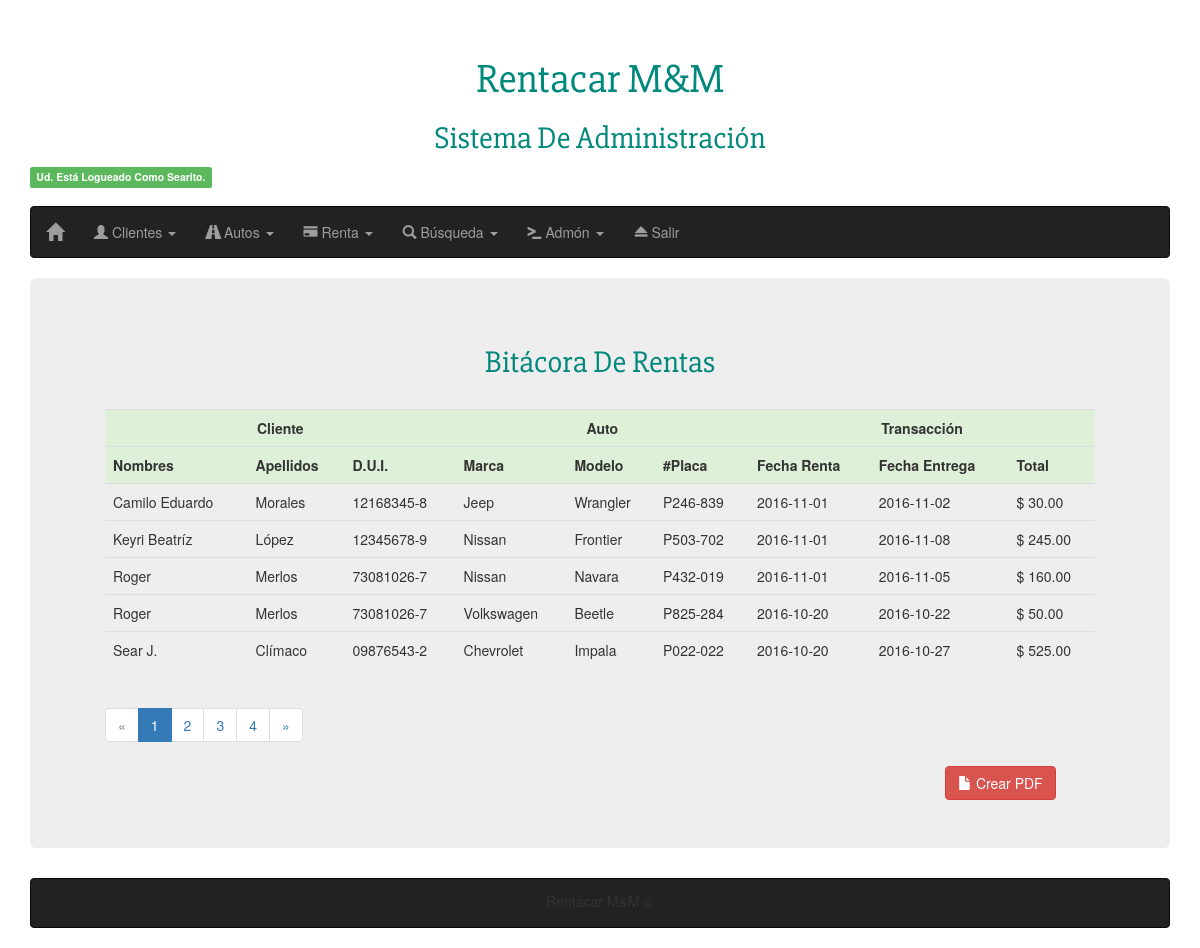
The page /bitacora.php (signed in) on the database its author committed.
### tables this page shows
CREATE TABLE `rentas` (
  `id` int(10) NOT NULL,
  `clientid` int(10) NOT NULL,
  `autoid` int(10) NOT NULL,
  `dateo` date NOT NULL,
  `datei` date NOT NULL,
  `datet` date NOT NULL,
  `total` decimal(5,2) NOT NULL
);

CREATE TABLE `clientes` (
  `id` int(10) NOT NULL,
  `nombres` varchar(40) NOT NULL,
  `apellidos` varchar(40) NOT NULL,
  `dui` varchar(10) NOT NULL,
  `licencia` varchar(17) NOT NULL,
  `direccion` varchar(75) NOT NULL,
  `tfijo` varchar(9) NOT NULL,
  `tcel` varchar(9) NOT NULL,
  `tcel2` varchar(9) NOT NULL,
  `email` varchar(40) NOT NULL
);

CREATE TABLE `autos` (
  `id` int(5) NOT NULL,
  `marca` varchar(25) NOT NULL,
  `modelo` varchar(25) NOT NULL,
  `year` varchar(4) NOT NULL,
  `placa` varchar(8) NOT NULL,
  `color` varchar(10) NOT NULL,
  `tipo` varchar(25) NOT NULL,
  `capacidad` int(2) NOT NULL,
  `disponible` int(1) NOT NULL,
  `usd` decimal(5,2) NOT NULL
);

### func/ez_sql_mysql.php (called while the page is built, shortened)
<?php
	$ezsql_mysql_str = array
	(
		1 => 'Require $dbuser and $dbpassword to connect to a database server',
		2 => 'Error establishing mySQL database connection. Correct user/password? Correct hostname? Database server running?',
		3 => 'Require $dbname to select a database',
		4 => 'mySQL database connection is not active',
		5 => 'Unexpected error while trying to select database'
	);
	class ezSQL_mysql extends ezSQLcore
	{
		function connect($dbuser='', $dbpassword='', $dbhost='localhost')
		{
			global $ezsql_mysql_str; $return_val = false;
			if ( ! $dbuser )
			{
				$this->register_error($ezsql_mysql_str[1].' in '.__FILE__.' on line '.__LINE__);
				$this->show_errors ? trigger_error($ezsql_mysql_str[1],E_USER_WARNING) : null;
			}
			else if ( ! $this->dbh = @mysql_connect($dbhost,$dbuser,$dbpassword,true,131074) )
			{
				$this->register_error($ezsql_mysql_str[2].' in '.__FILE__.' on line '.__LINE__);
				$this->show_errors ? trigger_error($ezsql_mysql_str[2],E_USER_WARNING) : null;
			}
			else
			{
				$return_val = true;
				$this->conn_queries = 0;
			}
			return $return_val;
		}
		function query($query)
		{
			$return_val = 0;
			$query = trim($query);
			$this->result = @mysql_query($query,$this->dbh);
			if ( preg_match("/^(insert|delete|update|replace|truncate|drop|create|alter|set|lock|unlock)\s+/i",$query) )
			{
				$is_insert = true;
				$this->rows_affected = @mysql_affected_rows($this->dbh);
				if ( preg_match("/^(insert|replace)\s+/i",$query) )
				{
					$this->insert_id = @mysql_insert_id($this->dbh);
				}
				$return_val = $this->rows_affected;
			}
			else
			{
				$is_insert = false;
				$i=0;
				$num_rows=0;
				while ( $row = @mysql_fetch_object($this->result) )
				{
					$num_rows++;
				}
				$this->num_rows = $num_rows;
				$return_val = $this->num_rows;
			}
			return $return_val;
		}
	}

### func/ez_sql_core.php (called while the page is built, shortened)
<?php
	class ezSQLcore
	{
		var $num_queries      = 0;
		var $conn_queries     = 0;
		var $timers           = array();
		function flush()
		{
			$this->last_result = null;
		}
		function get_results($query=null, $output = OBJECT)
		{
			if ( $query )
			{
				$this->query($query);
			}
			if ( $output == OBJECT )
			{
				return $this->last_result;
			}
		}
		function timer_get_cur()
		{
			list($usec, $sec) = explode(" ",microtime());
			return ((float)$usec + (float)$sec);
		}
		function timer_start($timer_name)
		{
			$this->timers[$timer_name] = $this->timer_get_cur();
		}
		function timer_elapsed($timer_name)
		{
			return round($this->timer_get_cur() - $this->timers[$timer_name],2);
		}
		function count ($all = true, $increase = false) {
			if ($increase) {
				$this->num_queries++;
				$this->conn_queries++;
			}
			return ($all) ? $this->num_queries : $this->conn_queries;
		}
	}

### bitacora.php (the view, shortened to what this page needs)
<?php
	include_once('header.php');
	include_once('barra.php');
	include_once('func/ez_sql_core.php');
	include_once('func/ez_sql_mysql.php');
	include_once('func/Zebra_Pagination.php');
	$connEzCore = new ezSQL_mysql('root', '', 'rentacar');
	$totalTransas = $connEzCore->get_var("SELECT count(*) FROM rentas");
	$mostrarxPag = 5;
	$paginacion = new Zebra_Pagination();
	$paginacion->records($totalTransas);
	$paginacion->records_per_page($mostrarxPag);
	$paginacion->padding(false);
	$transas = $connEzCore->get_results('SELECT
		                                  clientes.nombres AS "Nombres", clientes.apellidos AS "Apellidos", clientes.dui AS "dui",
		                                  autos.marca AS "Marca", autos.modelo AS "Modelo", autos.placa AS "Matricula",
		                                  rentas.dateo AS "FechaSale", rentas.datei AS "FechaEntra", rentas.total AS "DINERO"
	                                      FROM rentas
										  INNER JOIN clientes ON clientes.id = rentas.clientid
										  INNER JOIN autos ON autos.id = rentas.autoid
										  ORDER BY rentas.id DESC
	                                      LIMIT ' . (($paginacion->get_page() - 1) * $mostrarxPag) . ', ' . $mostrarxPag)
?>
<div class="jumbotron">
	<div class="container">
		<h2 class="subtitulo slavo verde centro">Bitácora De Rentas</h2>
		<div class="table-responsive"><br>
			<table class="table table-hover">
				<tr class="success">
					<th colspan="3" class="centro">Cliente</th>
					<th colspan="3" class="centro">Auto</th>
					<th colspan="3" class="centro">Transacción</th>
				</tr>
				<tr class="success">
					<th>Nombres</th>
					<th>Apellidos</th>
					<th>D.U.I.</th>
					<th>Marca</th>
					<th>Modelo</th>
					<th>#Placa</th>
					<th>Fecha Renta</th>
					<th>Fecha Entrega</th>
					<th>Total</th>
				</tr>
				<?php foreach ($transas as $imprimo): ?>
					<tr>
						<td><?php echo $imprimo->Nombres; ?></td>
						<td><?php echo $imprimo->Apellidos; ?></td>
						<td><?php echo $imprimo->dui; ?></td>
						<td><?php echo $imprimo->Marca; ?></td>
						<td><?php echo $imprimo->Modelo; ?></td>
						<td><?php echo $imprimo->Matricula; ?></td>
						<td><?php echo $imprimo->FechaSale; ?></td>
						<td><?php echo $imprimo->FechaEntra; ?></td>
						<td><?php echo "$ ".$imprimo->DINERO; ?></td>
					</tr>
				<?php endforeach ?>
			</table>
			<div class="col-lg-5 col-md-5 col-sm-5 col-xs-12"></div>
			<div class="col-lg-5 col-md-5 col-sm-5 col-xs-12"></div>
			<div class="col-lg-2 col-md-2 col-sm-3 col-xs-4">
				<a href="bitacora-pdf.php" target="_blank" class="btn btn-danger"><span class="glyphicon glyphicon-file"></span> Crear PDF</a>
			</div>
		</div>
	</div>
</div>
<?php include_once('footer.php'); ?>

### css/maquillaje.css (style rules this page uses)
body { font-family: 'Lato'; font-size: 1.0em; background-color: #f4f4f4; }
.slavo { font-family: 'Slabo27px', Arial; }
.subtitulo { font-size: 2.2em; }
.verde { color: #00887C; }
a { text-decoration: none; }
.centro { text-align: center; }

### rows shown on the page
rentas: clientid.nombres "Camilo Eduardo", clientid.apellidos "Morales", clientid.dui "12168345-8", autoid.marca "Jeep", autoid.modelo "Wrangler", autoid.placa "P246-839", dateo "2016-11-01", datei "2016-11-02", total "30.00"
rentas: clientid.nombres "Keyri Beatríz", clientid.apellidos "López", clientid.dui "12345678-9", autoid.marca "Nissan", autoid.modelo "Frontier", autoid.placa "P503-702", dateo "2016-11-01", datei "2016-11-08", total "245.00"
rentas: clientid.nombres "Roger", clientid.apellidos "Merlos", clientid.dui "73081026-7", autoid.marca "Nissan", autoid.modelo "Navara", autoid.placa "P432-019", dateo "2016-11-01", datei "2016-11-05", total "160.00"
rentas: clientid.nombres "Roger", clientid.apellidos "Merlos", clientid.dui "73081026-7", autoid.marca "Volkswagen", autoid.modelo "Beetle", autoid.placa "P825-284", dateo "2016-10-20", datei "2016-10-22", total "50.00"
rentas: clientid.nombres "Sear J.", clientid.apellidos "Clímaco", clientid.dui "09876543-2", autoid.marca "Chevrolet", autoid.modelo "Impala", autoid.placa "P022-022", dateo "2016-10-20", datei "2016-10-27", total "525.00"

### other values the page prints
$_SESSION['nombre'] "Searito"
$this->_properties['previous'] "«"
$this->_properties['next'] "»"
